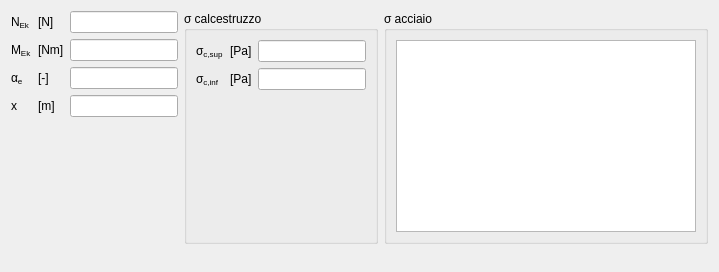
          <widget class="QWidget" name="SLSTab">
           <attribute name="title">
            <string>SLE</string>
           </attribute>
           <layout class="QGridLayout" name="gridLayout_2">
            <item row="0" column="4" rowspan="5" colspan="2">
             <widget class="QGroupBox" name="SLSSteelSigmaGroupBox">
              <property name="title">
               <string>σ acciaio</string>
              </property>
              <layout class="QGridLayout" name="gridLayout_16">
               <item row="0" column="0">
                <widget class="QTableView" name="SLSSteelSigmaTableView"/>
               </item>
              </layout>
             </widget>
            </item>
            <item row="2" column="2">
             <widget class="QLineEditValue" name="SLSAlphaELineEdit"/>
            </item>
            <item row="1" column="0">
             <widget class="QLabelRichName" name="SLSMEkLabel">
              <property name="text">
               <string>&lt;html&gt;&lt;head/&gt;&lt;body&gt;&lt;p&gt;M&lt;span style=&quot; vertical-align:sub;&quot;&gt;Ek&lt;/span&gt;&lt;/p&gt;&lt;/body&gt;&lt;/html&gt;</string>
              </property>
             </widget>
            </item>
            <item row="0" column="1">
             <widget class="QLabelUnitMeasure" name="SLSNEkUMLabel">
              <property name="text">
               <string>[N]</string>
              </property>
             </widget>
            </item>
            <item row="0" column="2">
             <widget class="QLineEditValue" name="SLSNEkLineEdit"/>
            </item>
            <item row="1" column="1">
             <widget class="QLabelUnitMeasure" name="SLSMEkUMLabel">
              <property name="text">
               <string>[Nm]</string>
              </property>
             </widget>
            </item>
            <item row="3" column="1">
             <widget class="QLabelUnitMeasure" name="SLSxUMLabel">
              <property name="text">
               <string>[m]</string>
              </property>
             </widget>
            </item>
            <item row="3" column="2">
             <widget class="QLineEditValue" name="SLSxLineEdit"/>
            </item>
            <item row="1" column="2">
             <widget class="QLineEditValue" name="SLSMEkLineEdit"/>
            </item>
            <item row="3" column="0">
             <widget class="QLabelRichName" name="SLSxLabel">
              <property name="text">
               <string>&lt;html&gt;&lt;head/&gt;&lt;body&gt;x&lt;/body&gt;&lt;/html&gt;</string>
              </property>
             </widget>
            </item>
            <item row="0" column="0">
             <widget class="QLabelRichName" name="SLSNEkLabel">
              <property name="text">
               <string>&lt;html&gt;&lt;head/&gt;&lt;body&gt;&lt;p&gt;N&lt;span style=&quot; vertical-align:sub;&quot;&gt;Ek&lt;/span&gt;&lt;/p&gt;&lt;/body&gt;&lt;/html&gt;</string>
              </property>
             </widget>
            </item>
            <item row="2" column="0">
             <widget class="QLabelRichName" name="SLSAlphaELabel">
              <property name="text">
               <string>&lt;html&gt;&lt;head/&gt;&lt;body&gt;&lt;p&gt;α&lt;span style=&quot; vertical-align:sub;&quot;&gt;e&lt;/span&gt;&lt;/p&gt;&lt;/body&gt;&lt;/html&gt;</string>
              </property>
             </widget>
            </item>
            <item row="2" column="1">
             <widget class="QLabelUnitMeasure" name="SLSAlphaEUMLabel">
              <property name="text">
               <string>[-]</string>
              </property>
             </widget>
            </item>
            <item row="5" column="4">
             <spacer name="verticalSpacer_4">
              <property name="orientation">
               <enum>Qt::Vertical</enum>
              </property>
              <property name="sizeHint" stdset="0">
               <size>
                <width>318</width>
                <height>17</height>
               </size>
              </property>
             </spacer>
            </item>
            <item row="0" column="3" rowspan="5">
             <widget class="QGroupBox" name="SLSConcreteSigmaGroupBox">
              <property name="title">
               <string>σ calcestruzzo</string>
              </property>
              <layout class="QGridLayout" name="gridLayout_7">
               <item row="1" column="1">
                <widget class="QLabelUnitMeasure" name="SLSSigmaCDownUMLabel">
                 <property name="text">
                  <string>[Pa]</string>
                 </property>
                </widget>
               </item>
               <item row="1" column="0">
                <widget class="QLabelRichName" name="SLSSigmaCDownLabel">
                 <property name="text">
                  <string>&lt;html&gt;&lt;head/&gt;&lt;body&gt;&lt;p&gt;σ&lt;span style=&quot; vertical-align:sub;&quot;&gt;c,inf&lt;/span&gt;&lt;/p&gt;&lt;/body&gt;&lt;/html&gt;</string>
                 </property>
                </widget>
               </item>
               <item row="1" column="2">
                <widget class="QLineEditValue" name="SLSSigmaCDownLineEdit"/>
               </item>
               <item row="0" column="1">
                <widget class="QLabelUnitMeasure" name="SLSSigmaCUpUMLabel">
                 <property name="text">
                  <string>[Pa]</string>
                 </property>
                </widget>
               </item>
               <item row="0" column="0">
                <widget class="QLabelRichName" name="SLSSigmaCUpLabel">
                 <property name="text">
                  <string>&lt;html&gt;&lt;head/&gt;&lt;body&gt;&lt;p&gt;σ&lt;span style=&quot; vertical-align:sub;&quot;&gt;c,sup&lt;/span&gt;&lt;/p&gt;&lt;/body&gt;&lt;/html&gt;</string>
                 </property>
                </widget>
               </item>
               <item row="0" column="2">
                <widget class="QLineEditValue" name="SLSSigmaCUpLineEdit"/>
               </item>
               <item row="2" column="1">
                <spacer name="verticalSpacer">
                 <property name="orientation">
                  <enum>Qt::Vertical</enum>
                 </property>
                 <property name="sizeHint" stdset="0">
                  <size>
                   <width>20</width>
                   <height>40</height>
                  </size>
                 </property>
                </spacer>
               </item>
              </layout>
             </widget>
            </item>
           </layout>
          </widget>
